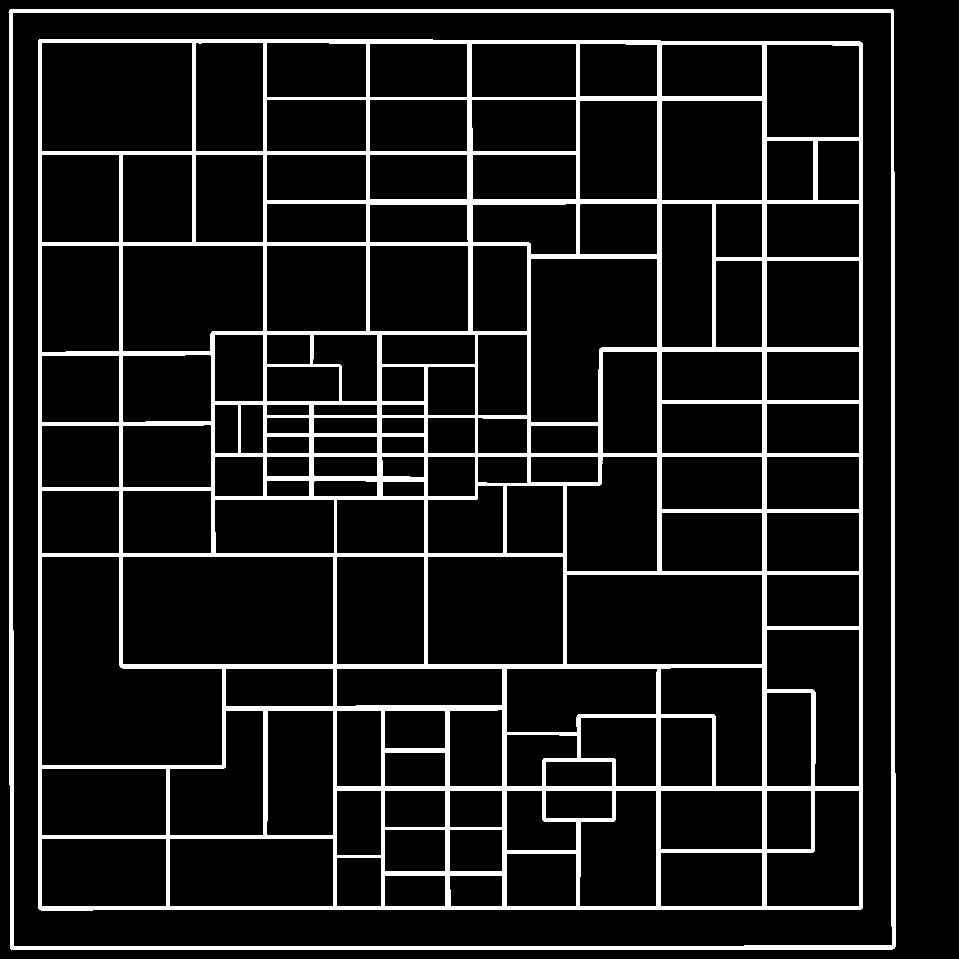
#> input picture Materials/practice/easy_follow/lib/roadnet.png, 4794 x 4794 px, found by its file name (shown at 1/5 size)
$ python uav_control.py
#> lines starting #> are read from the running program, lines starting #| are printed output that depends on the picture; after the words box and inside, x2 and y2 are one past the last pixel; in counts of white or black regions, pixels touching at a corner belong together; long printed decimals are rounded
### WorkPlace/selftest/fakesdk/swarmae/SwarmAEClient.py
# -*- coding: utf-8 -*-
"""离线冒烟测试用假 SDK：模拟课程 swarmae 的最小可用子集。"""
import json
import math
import types

FIXED_DT = 0.05


class _Location(object):
    def __init__(self, x=0.0, y=0.0, z=0.0):
        self.x, self.y, self.z = x, y, z


class _Rotation(object):
    def __init__(self, pitch=0.0, yaw=0.0, roll=0.0):
        self.pitch, self.yaw, self.roll = pitch, yaw, roll


class _Transform(object):
    def __init__(self, location=None, rotation=None):
        self.location = location
        self.rotation = rotation


carla = types.SimpleNamespace(Location=_Location, Rotation=_Rotation,
                              Transform=_Transform)


class FakeActor(object):
    def __init__(self, node_type, actor_id, node=None):
        self.type_id = ("vehicle.hrt.m10" if "旋翼" in str(node_type)
                        else "vehicle.imv.rb")
        self.health_point = 100.0
        self.id = actor_id
        self.transform = None
        self.set_transform_count = 0
        self.node = node

    def set_enable_gravity(self, enabled):
        """假实现：记录重力开关。"""
        self.gravity_enabled = bool(enabled)

    def set_target_velocity(self, vec):
        """假实现：记录被清零的次数（真机上是清物理速度）。"""
        self.zero_vel_count = getattr(self, "zero_vel_count", 0) + 1

    # [14 lines left out: function set_transform, not called in this run]


class FakeWeapon(object):
    def __init__(self):
        self._ammo = type("A", (), {"x": 95, "y": 15, "z": 2})()

    def get_weapon_ammo(self):
        return (0, self._ammo, 0)

    def set_weapon_status(self, *a, **k):
        return (0, 200)


_TARGET_CACHE = [None]


# [20 lines left out: function _real_targets, not called in this run]


class FakeNode(object):
    _next_id = [100]

    def __init__(self, node_type, name, no):
        self.node_type = str(node_type)
        self.name = name
        self.no = no
        self.x = -1829.6 + (no - 1) * 18.0
        self.y = -517.7 + (no - 1) * 4.0
        self.z = 100.0 if "旋翼" in self.node_type else 2.1
        self.yaw = 0.0
        self.v = 0.0
        self._weapon = FakeWeapon()
        FakeNode._next_id[0] += 1
        self._SwarmAENode__actor = FakeActor(self.node_type, FakeNode._next_id[0],
                                             node=self)

    def get_location(self):
        return (self.x, self.y, self.z, 0)

    def get_attitude(self):
        return (math.degrees(self.yaw), 0.0, 0.0, 0.0, 0)

    def get_velocity(self):
        vx = math.cos(self.yaw) * self.v
        vy = math.sin(self.yaw) * self.v
        return (vx, vy, 0.0, self.v, 0.0, 0.0, 0.0, 0.0, self.v,
                0.0, 0.0, 0.0, 0)

    def get_size(self):
        return {"x": 4.0, "y": 2.0, "z": 1.5}

    def get_color(self):
        return {"r": 1.0, "g": 0.3, "b": 0.3}

    def get_node_info(self):
        return (self.name, self.no, "蓝", self.node_type, "fake", None)

    def get_node_id(self):
        return self._SwarmAENode__actor.id

    def get_weapon(self):
        return (0, self._weapon, 0, 200)

    def get_sensor(self):
        raise RuntimeError("fake sdk: no camera")

    # [25 lines left out: functions detect_situation, apply_vehicle_control, not called in this run]

    def control_kinetic_simply_global(self, x, y, z, v, ts):
        d = math.hypot(x - self.x, y - self.y)
        step = min(d, max(v, 0.0) * FIXED_DT)
        if d > 1e-6:
            self.x += (x - self.x) / d * step
            self.y += (y - self.y) / d * step
            self.yaw = math.atan2(y - self.y, x - self.x)
        dz = z - self.z
        self.z += max(-4.0 * FIXED_DT, min(4.0 * FIXED_DT, dz))
        self.v = v
        return (0, 200)


class FakeGame(object):
    def __init__(self, roadnet_path, offset):
        self._img = None
        self._roadnet_path = roadnet_path
        self._offset = offset
        self.stages = []

    def get_road_network(self):
        if self._img is None:
            from PIL import Image
            self._img = Image.open(self._roadnet_path)
#> self._img is the input picture: PIL image 4794x4794 RGB; 8.8% white; 2 white regions, box (x1, y1, x2, y2) and area: (190, 196, 4315, 4551) 1727723, (44, 45, 4477, 4750) 305015
        return (self._img, 1.0, self._offset, 0, 200)

    def stage_start(self, s):
        self.stages.append(("start", s))
        return (0, 200)

    def stage_complete(self, s):
        self.stages.append(("complete", s))
        return (0, 200)


class SwarmAEClient(object):
    _nodes = {}

    def __init__(self, ue_ip="127.0.0.1", ue_port=2000):
        import os
        import sys
        # 模拟真机 SDK 的坑：__init__ 里用 argparse 直接解析整个 sys.argv，
        # 只认 -i/-p/-s/-n/-t。设 FAKE_SDK_PARSE_ARGV=1 打开这个行为用于回归测试。
        if os.environ.get("FAKE_SDK_PARSE_ARGV") == "1":
            import argparse
            parser = argparse.ArgumentParser(description="fake sdk client")
            parser.add_argument("-i", "--ip", default="127.0.0.1")
            parser.add_argument("-p", "--port", type=int, default=2000)
            parser.add_argument("-s", "--subject", type=int, default=1)
            parser.add_argument("-n", "--number", type=int, default=10)
            parser.add_argument("-t", "--team", default="")
            parser.parse_args()          # 未知参数 -> SystemExit(2)
        self.ue_ip = ue_ip
        self.ue_port = ue_port
        root = os.environ.get("FAKE_PROJECT_ROOT", ".")
        self._game = FakeGame(
            os.path.join(root, "Materials", "practice", "easy_follow", "lib",
                         "roadnet.png"),
            (-2094.5277099609375, -2637.31982421875))

    def get_game(self):
        return (0, self._game, 200)

    def get_world(self):
        return (0, None, 200)

    def register_node(self, node_type=None, node_name=None, node_no=None,
                      frame_timestamp=None):
        key = node_name
        if key not in SwarmAEClient._nodes:
            SwarmAEClient._nodes[key] = FakeNode(node_type, node_name, node_no)
        return (0, SwarmAEClient._nodes[key], 200)

### Materials/practice/easy_follow/lib/image_process.py
from PIL import Image
import numpy as np
import matplotlib.pyplot as plt
from skimage import color
from skimage.morphology import skeletonize
from scipy.spatial import distance

def skeleton_refinement(image_pil: Image.Image) -> Image.Image:
    # 将PIL图像转换为NumPy数组
    image = np.array(image_pil)

    # 如果图像是RGB图像，转换为灰度图像
    if image.ndim == 3:
        gray_image = color.rgb2gray(image)  # 将RGB图像转换为灰度图像
    else:
        gray_image = image

    # 进行二值化处理
    binary_image = gray_image > 0.5  # 使用0.5作为阈值，生成二值图像

    # 骨架细化
    skeleton = skeletonize(binary_image)

    # 将细化后的骨架图像转换回PIL图像
    # 将布尔型数组转换为0-255的图像
    skeleton_image = (skeleton * 255).astype(np.uint8)

    # 将单通道骨架图像转换为三通道图像
    skeleton_rgb_image = np.stack([skeleton_image] * 3, axis=-1)  # 创建一个三通道图像

    skeleton_pil_image = Image.fromarray(skeleton_rgb_image)


    # 保存为 TGA 格式
    tga_image_path = "skeletonized_image.tga"
    skeleton_pil_image.save(tga_image_path, format='TGA')

    # 保存为 PNG 格式
    png_image_path = "skeletonized_image.png"
    skeleton_pil_image.save(png_image_path, format='PNG')

    # 重新打开保存的 TGA 图像以确保返回类型
    return Image.open(tga_image_path)


# [38 lines left out: function skeleton_point, not called in this run]

### Materials/practice/easy_follow/lib/swarm_api.py
from . import data_struct as struct

import time
import math
import numpy as np
import json

"""
用 Vehicle 来统一管理无人车无人机 SwarmAENode 对象
Vehicle类封装了无人机和无人车节点 车和机的控制和位置获取是不同的 _check_type_函数会检查运用的接口是否合法
"""
class Vehicle:
    def __init__(self, Client, vehicle_name, vehicle_no, vehicle_type):
        # 设置 Client
        self.Client_ = Client

        # 定义车辆基本信息
        self.type_ = vehicle_type  # 节点类型
        self.name_ = vehicle_name  # 节点名称
        self.no_   = vehicle_no    # 节点在队伍中的编号

        if(vehicle_type == "ugv"):
            register_type = "四轮车"
        elif(vehicle_type == "uav"):
            register_type = "四旋翼"

        # 创建车辆节点
        timestamp = int(round(time.time() * 1000))
        _, self.Vehicle_, _ = self.Client_.register_node(node_type = register_type,
                                                         node_name = self.name_,
                                                         node_no   = self.no_  ,
                                                         frame_timestamp = timestamp)

        if(vehicle_type == "ugv"):
            # 创建车辆节点并获取game类weapon类
            _, self.game_, _ = self.Client_.get_game()
            _,self.weapon_,_,_=self.Vehicle_.get_weapon()

            # 读取车辆尺寸
            vehicle_size  = self.Vehicle_.get_size() # 获取车辆尺寸参数
            self.width_   = vehicle_size['y']        # 车辆宽度
            self.length_  = vehicle_size['x']        # 车辆长度
            self.height_  = vehicle_size['z']        # 车辆高度

            # 读取车辆颜色
            vehicle_rgb = self.Vehicle_.get_color()  # 读取车辆颜色参数
            self.color_ = np.mat([vehicle_rgb['r'],  # 车辆颜色的 [r, g, b] 值
                                vehicle_rgb['g'],
                                vehicle_rgb['b']])

            # 读取车辆的其他属性
            _, _, team, _, model, _ = self.Vehicle_.get_node_info()
            self.team_  = team  # 车辆编队归属（分为红/蓝两队）
            self.model_ = model # 车辆型号
            self.id_    = self.Vehicle_.get_node_id()  # 车辆唯一标识 id

        # [5 lines of commented-out code are left out]

    def get_imu_data(self):
        vx, vy, vz, v, ax, ay, az, a, g, p, q, r, _,  = self.Vehicle_.get_velocity()
        vehicle_imu = struct.ImuData(vx, vy, vz, v, ax, ay, az, a, g, p, q, r)
        return vehicle_imu

    def get_transform(self) -> struct.Transform:
        yaw, _, _, _, _ = self.Vehicle_.get_attitude()
        x, y, z, _ = self.Vehicle_.get_location()
        vehicle_pose = struct.Transform(x, y, yaw*math.pi/180, z)
        return vehicle_pose

    # 基本获取车辆状态函数，返回一个 State 对象
    def get_state(self) -> struct.State:
        pose = self.get_transform()
        imu = self.get_imu_data()
        state = struct.State(pose, imu.v, imu.a, imu.rate_yaw)
        return state

    # [122 lines left out: functions apply_control, detect_fun, set_weapon, not called in this run]

    def target_point_control(self, target_x, target_y, target_z, target_v):
        self._check_type("uav", "此方法仅限空中无人机使用")
        timestamp = int(round(time.time() * 1000))
        self.Vehicle_.control_kinetic_simply_global(target_x, target_y, target_z, target_v, timestamp)

    def _check_type(self, allowed_type, error_msg):
        """检查当前类型是否匹配允许的方法调用"""
        if self.type_ != allowed_type:
            raise PermissionError(f"{error_msg}（当前类型: {self.type_})")


### Materials/practice/easy_follow/lib/data_struct.py
'''
用于存储坐标信息的结构体
'''
class Transform:
    def __init__(self, x: float, y: float, theta: float, z=0):
        self.x_ = x
        self.y_ = y
        self.theta_ = theta
        self.z_ = z

'''
用于存储静态障碍物信息
'''
class StaticObstacle:
    def __init__(self, pose: Transform, radius: float):
        self.pose_   = pose
        self.radius_ = radius

'''
用于存储 Frenet 坐标系下的车辆状态信息
'''
class FrenetState:
    # [7 lines left out: function __init__, not called in this run]

'''
用于存储车辆状态信息的结构体
'''
class State:
    def __init__(self, pose: Transform, v: float, a: float, kappa=0):
        self.pose_ = pose
        self.v_    = v
        self.a_    = a
        self.kappa_ = kappa

"""
存储速度信息的结构体
"""
class ImuData:
    def __init__(self, vx, vy, vz, v, ax, ay, az, a, g, rate_pitch, rate_roll, rate_yaw):
        self.vx = vx
        self.vy = vy
        self.vz = vz
        self.v  = v
        self.ax = ax
        self.ay = ay
        self.az = az
        self.a  = a
        self.g  = g
        self.rate_pitch = rate_pitch
        self.rate_roll  = rate_roll
        self.rate_yaw   = rate_yaw

class DetStruct:

    """
    存储探测信息的结构体

    """
    # [22 lines left out: functions __init__, calculate_collision_radius, not called in this run]

### Materials/practice/easy_follow/uav_control.py
import math
import numpy as np
import matplotlib.pyplot as plt
import time

# 仿真软件官方的工具包
from swarmae.SwarmAEClient import SwarmAEClient

# 自己封装的函数和接口
import lib.utils as utils
import lib.swarm_api as api
import lib.frenet_optimal_planner as fop
import lib.controller as control
import lib.data_struct as struct
import lib.global_planner as gp
import lib.image_process as imp
import lib.init as init
from lib.formation_calculate import FormationToolkit
# UDP

# 导入字体管理器，用于显示中文
from matplotlib.font_manager import FontProperties
# [48 lines left out: functions plot_helper, calculate_target_pose, not called in this run]


if __name__ == '__main__':


    # 初始化小群api 地图等
    AeClient = SwarmAEClient(ue_ip="127.0.0.1", ue_port=2000)
    _, AeGame, _ = AeClient.get_game()
    AeGame.stage_start('reconnaissance_start')
    AeGame.stage_complete('reconnaissance_end')
    AeGame.stage_start('vau_reconnaissance_start')
    AeGame.stage_complete('vau_reconnaissance_end')

    ##获取地图，变换比例，偏移量
    img, scale, world_offset, _, _ = AeGame.get_road_network()
#> scale = 1; world_offset = (-2094.5, -2637.3)
    print("scale = ", scale, "world_offset = ", world_offset)
#| scale =  1.0 world_offset =  (-2094.528, -2637.320)

    #骨架细化算法，返回骨架图
    img_skl = imp.skeleton_refinement(img)
#> in skeleton_refinement, `skeleton = skeletonize(binary_image)`:
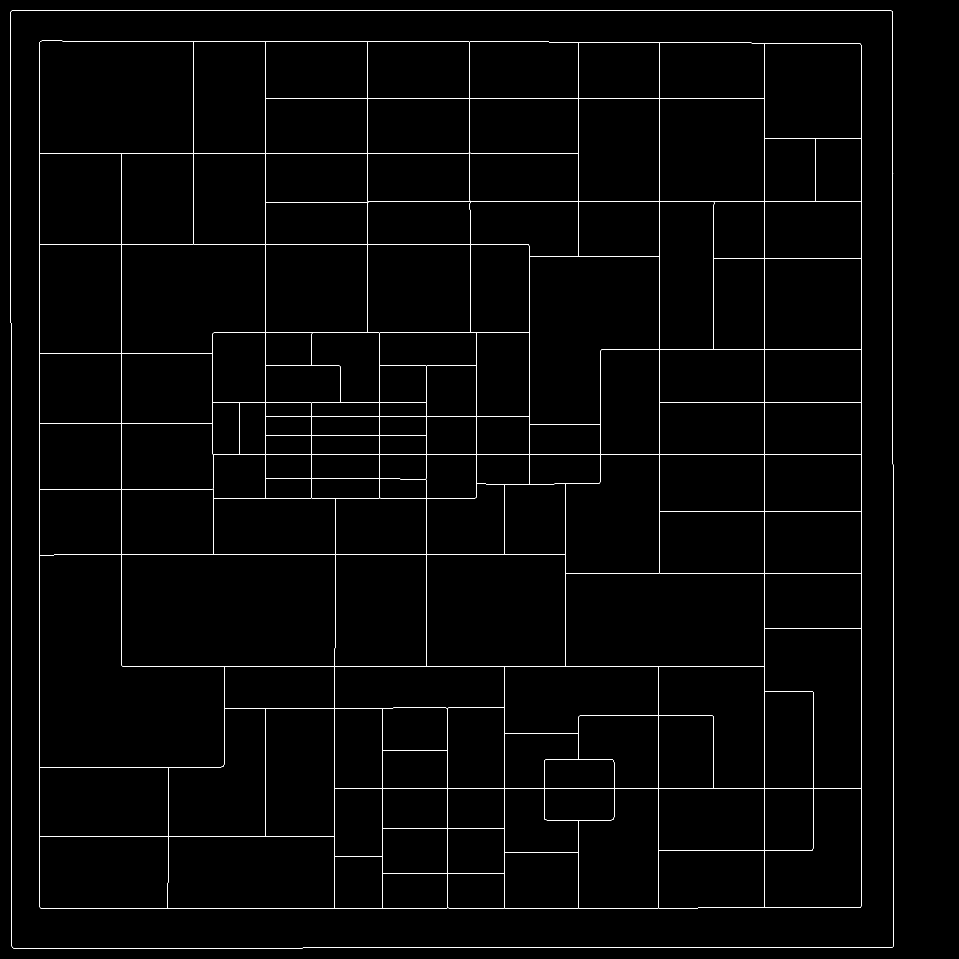
#> skeleton: shape (4794, 4794) bool (shown at 1/5 size); 0.53% white in thin lines or dots
#> in skeleton_refinement, `skeleton_image = (skeleton * 255).astype(np.uint8)`: skeleton_image: shape (4794, 4794); 0.53% white in thin lines or dots
#> in skeleton_refinement, `skeleton_rgb_image = np.stack([skeleton_image] * 3, axis=-1)`: skeleton_rgb_image: shape (4794, 4794, 3); 0.53% white in thin lines or dots

    # 维护注册节点
    ugvs = []
    uavs = []
    #注册节点
    ugv_1 = api.Vehicle(AeClient, vehicle_name="UGV1", vehicle_no= 1, vehicle_type="ugv")
    ugvs.append(ugv_1)

    ugv_2 = api.Vehicle(AeClient, vehicle_name="UGV2", vehicle_no= 2, vehicle_type="ugv")
    ugvs.append(ugv_2)

    ugv_3 = api.Vehicle(AeClient, vehicle_name="UGV3", vehicle_no= 3, vehicle_type="ugv")
    ugvs.append(ugv_3)

    uav_1 = api.Vehicle(AeClient, vehicle_name="UAV1" , vehicle_no= 4 ,vehicle_type="uav")
    uavs.append(uav_1)

    uav_2 = api.Vehicle(AeClient, vehicle_name="UAV2" , vehicle_no= 5 ,vehicle_type="uav")
    uavs.append(uav_2)

    uav_3 = api.Vehicle(AeClient, vehicle_name="UAV3" , vehicle_no= 6 ,vehicle_type="uav")
    uavs.append(uav_3)

    # 无人机待机
    if len(uavs) > 0:
        while True:
            all_ready = True

            for uav in uavs:
                uav_state = uav.get_state()
                uav.target_point_control(uav_state.pose_.x_, uav_state.pose_.y_, 15, 100)

                if uav_state.pose_.z_ <= 14:
                    all_ready = False
                    print(f"{uav.name_} is not ready! Current height: {uav_state.pose_.z_}")

            if all_ready:
                print("All UAVs are ready!")
                break

            time.sleep(1)

    # 无人机移动控制
    uav1_state = uavs[0].get_state()
    uav2_state = uavs[1].get_state()
    uav3_state = uavs[2].get_state()

    uavs[0].target_point_control(uav1_state.pose_.x_ + 25, uav1_state.pose_.y_, uav1_state.pose_.z_, 100)
    uavs[1].target_point_control(uav2_state.pose_.x_ , uav2_state.pose_.y_, uav2_state.pose_.z_ + 25, 100)
    uavs[2].target_point_control(uav3_state.pose_.x_ - 25, uav3_state.pose_.y_, uav3_state.pose_.z_, 100)
